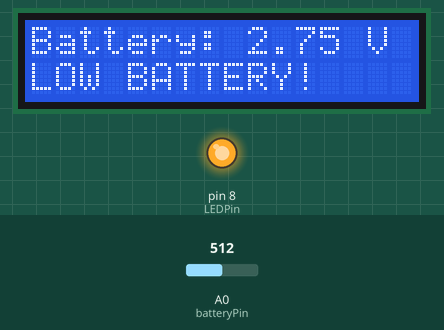
Simulated run of this sketch. Board: Arduino Uno, built with avr-gcc and run on an emulated ATmega328P. Shown: 16×2 character LCD, output pins drawn as LEDs (lit = HIGH). Inputs (shaded band) come from the test bench; at power-on: A0 (batteryPin) = 512. What the sketch prints to the serial monitor is not drawn.

Above: at 1.2 s.
1.3 s: A0 (batteryPin) set to 692
At 3.1 s:
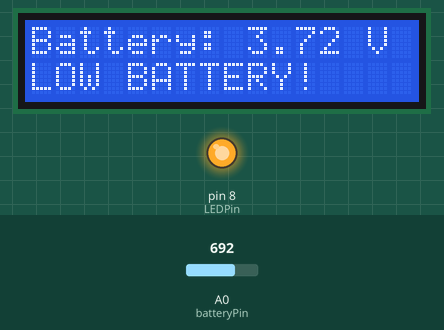
3.5 s: A0 (batteryPin) set to 722
At 5.2 s:
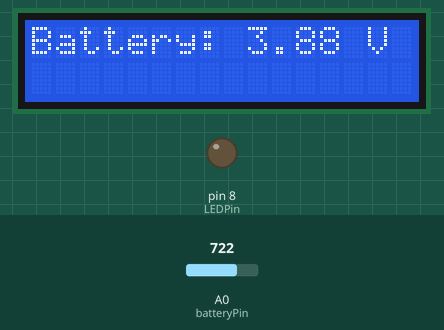
5.6 s: A0 (batteryPin) set to 716
At 7.3 s:
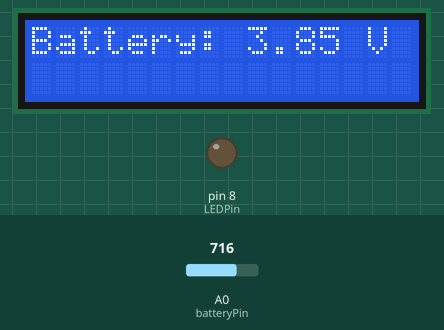
7.6 s: A0 (batteryPin) set to 511
At 9.5 s:
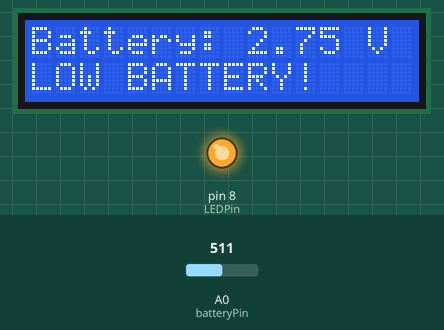
Timing chart, 0 to 10.6 s (numbered marks = the images above; inputs shaded):
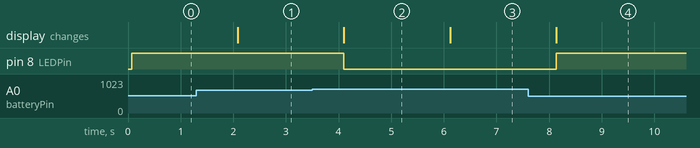

Measured:
- the behaviour switches between 706 and 707 on A0 (batteryPin) (found by bisection; images 1 and 2)
- after the input at 1.3 s, the display: changes after 0.79 s (image 1)
- after the input at 3.5 s, pin 8 (LEDPin): HIGH → LOW after 0.60 s; the display: changes after 0.60 s (image 2)
- after the input at 5.6 s, the display: changes after 0.52 s (image 3)
- after the input at 7.6 s, pin 8 (LEDPin): LOW → HIGH after 0.53 s; the display: changes after 0.53 s (image 4)

The sketch:

Code.ino
```cpp
#include <LiquidCrystal.h>

// LCD pin assignments
const int rs = 12, en = 11, d4 = 5, d5 = 4, d6 = 3, d7 = 2;
LiquidCrystal lcd(rs, en, d4, d5, d6, d7);

const int batteryPin = A0;                                  // Analog pin for battery voltage
const int LEDPin = 8;                                       // Digital pin for LED
const float lowBatteryThreshold = 3.8;                      // Low battery threshold (Volts)
const float R1 = 1000.0;                                    // R1 = 1k ohm
const float R2 = 10000.0;                                   // R2 = 10k ohm

void setup() {
  lcd.begin(16, 2);
  pinMode(LEDPin, OUTPUT);
  Serial.begin(9600);
}

void loop() {
  // Read the analog value
  int sensorValue = analogRead(batteryPin);

  // Convert the analog reading to voltage
  float voltage = sensorValue * (5.0 / 1023.0);             // Raw voltage
  float batteryVoltage = voltage / (R2/(R1+R2));            // Calculate battery voltage

  // Display the voltage on the LCD
  lcd.clear();
  lcd.setCursor(0, 0);
  lcd.print("Battery: ");
  lcd.print(batteryVoltage);
  lcd.print(" V");

  // Check for low battery and activate LED
  if (batteryVoltage < lowBatteryThreshold) {
    digitalWrite(LEDPin, HIGH);                            // Activate LED
    lcd.setCursor(0, 1);
    lcd.print("LOW BATTERY!");
  } else {
    digitalWrite(LEDPin, LOW);                             // Deactivate LED
    lcd.setCursor(0, 1);
    lcd.print("                ");                         //Clear second line
  }

  Serial.print("Raw ADC: ");
  Serial.print(sensorValue);
    Serial.print(" Scaled Voltage: ");
  Serial.print(voltage);
  Serial.print(" Battery Voltage: ");
  Serial.println(batteryVoltage);
  delay(1000);
}
```
